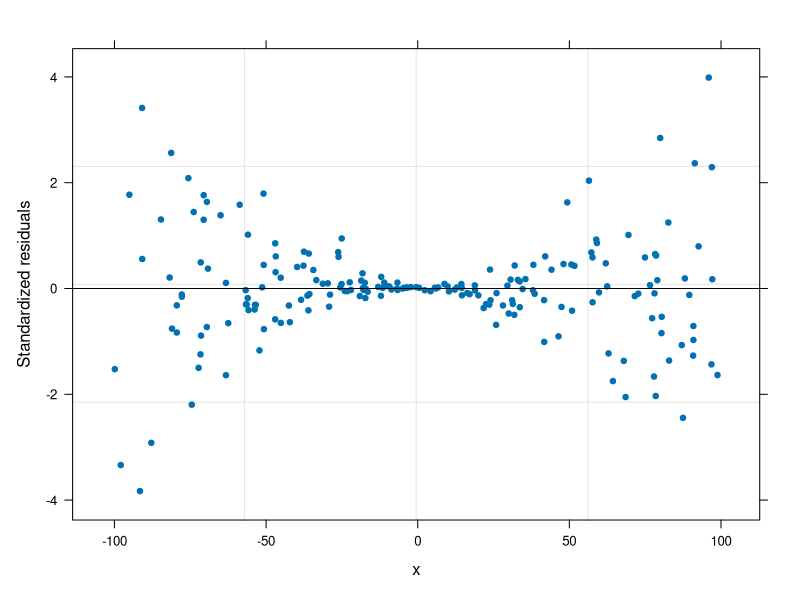
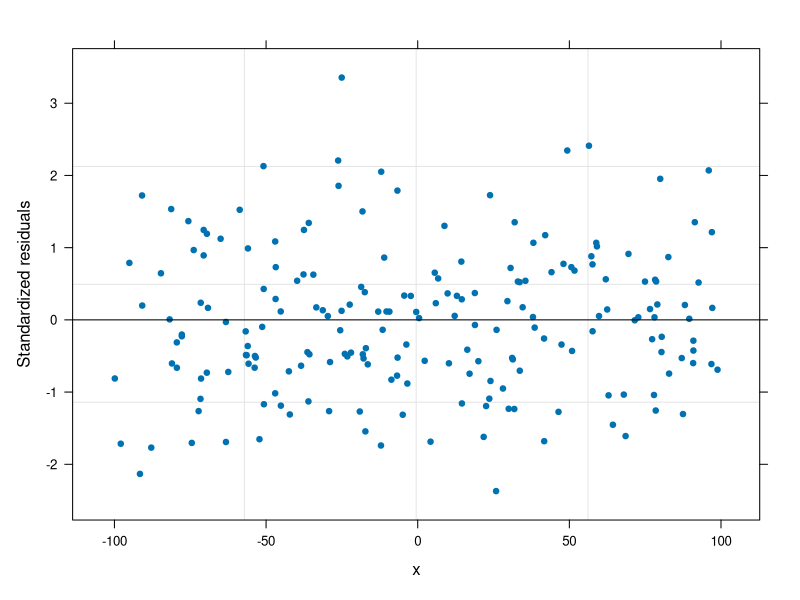

The R script that drew these images, in order:
## ---- chunk 1
ni <- 10
G <- 20
nobs <- ni * G
grupo <- factor(rep(x=1:G, each=ni))
obs <- rep(x=1:ni, times=G)
set.seed(123)
x <- runif(n=nobs, min=-100, max=100)
set.seed(123)
b0 <- rnorm(n=G, mean=0, sd=sqrt(100)) # Intercepto aleatorio
b0 <- rep(x=b0, each=ni)              # El mismo intercepto aleatorio pero repetido
delta <- 1.5
media <- 3 + 2 * x + b0
sigma2_y <- 16 * (abs(x)^(delta*2))
set.seed(123)
y <- rnorm(n=nobs, mean=media, sd=sqrt(sigma2_y))
datos <- data.frame(obs, grupo, x, y)
## ---- chunk 2
library(nlme)
fit0 <- lme(y ~ x, random = ~ 1 | grupo, data=datos)
## ---- chunk 3
plot(fit0, resid(., type = "p") ~ x, abline = 0, pch=20)
## ---- chunk 4
fit1 <- lme(y ~ x, random = ~ 1 | grupo, weights=varPower(form=~ x), data=datos) #Es necesario indicar el parámetro form a la hora de utilizar la estructura varPower
## ---- chunk 5
plot(fit1, resid(., type = "p") ~ x, abline = 0, pch=20)
## ---- chunk 6
summary(fit1)
## ---- chunk 7
anova.lme(fit0, fit1)
